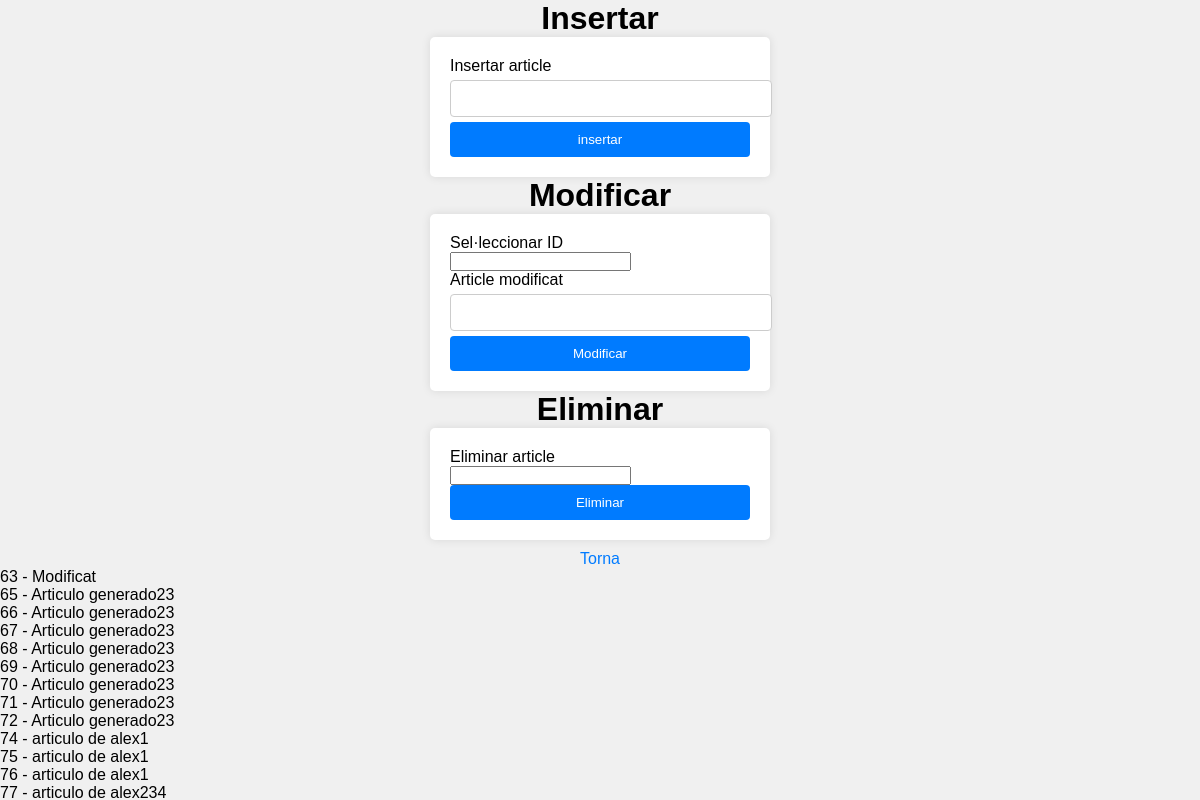
The page /Controlador/insertar.php (signed in) on the database its author committed.
### tables this page shows
CREATE TABLE IF NOT EXISTS `articles` (
  `id` int(11) NOT NULL AUTO_INCREMENT,
  `article` text DEFAULT NULL,
  `usuari_id` int(11) DEFAULT NULL,
  PRIMARY KEY (`id`),
  KEY `articles_ibfk_1` (`usuari_id`)
);

### Controlador/insertar.php (called while the page is built, shortened)
<?php
include '../Vista/inserirvista.php';
require '../Model/mainfunction.php';
try {
    $usuari = $_SESSION['usuari'];
    $usuari_id = usuari($usuari);
    seleccionarArticles($usuari_id);
    }catch (Exception $e) {
        echo "Error:" .  $e->getMessage();
    }
?>

### Model/mainfunction.php (the view, shortened to what this page needs)
<?php
function connexio(){
    $dbname = 'pt05_benito_martinez';
    $username = 'root';
    $password = '';
    $connexio = new PDO("mysql:host=localhost;dbname=$dbname", $username, $password);
    return $connexio;
}
function usuari($usuari){
    $usuari_id = "";
    $connexio = connexio();
    $statement = $connexio->prepare("SELECT usuari_id FROM usuaris WHERE usuari = ?");
    $statement->bindParam(1,$usuari);
    $statement->execute();
    while ($row = $statement->fetch(PDO::FETCH_ASSOC)) {
        $usuari_id = $row["usuari_id"];
    }
    return $usuari_id;
}
function seleccionarArticles($usuari_id){
    $connexio = connexio();
    $statement = $connexio->prepare("SELECT * FROM articles WHERE usuari_id = ?");
    $statement->bindParam(1,$usuari_id);
    $statement->execute();
    echo '<section><ul>';
    while ($row = $statement->fetch(PDO::FETCH_ASSOC)) {
        echo '<li>' . $row["id"] . " - " . $row["article"] . '</li>';
    }
    echo '</ul></section>';
 }
?>

### Vista/inserirvista.php (shortened to what this page needs)
<!DOCTYPE html>
<html lang="en">
<head>
    <link rel="stylesheet" href="../Model/formulari.css">
</head>
<body>
<h1>Insertar</h1>
<form action="insertar.php" id="form" method="post">
        Insertar article <br>
        <input type="text"  id="article" name="article"><br>
        <input type="submit" value="insertar">
        </form>
        <h1>Modificar</h1>
        <form action="modificado.php" id="form" method="post">
        Sel·leccionar ID<br><input type="number"  id="id_vell" name="id_vell"><br>
        Article modificat<br><input type="text"  id="article_nou" name="article_nou"><br>
        <input type="submit" value="Modificar">
        </form>
        <h1>Eliminar</h1>
        <form action="esborrar.php" id="form" method="post">
        Eliminar article<br>
        <input type="number"  id="id" name="id"><br>
        <input type="submit" value="Eliminar">
        </form>
        <a href="../Controlador/index.logat.php">Torna</a>
</body>
</html>

### Model/formulari.css (style rules this page uses)
* { margin: 0; padding: 0; }
body { background-color: #f0f0f0; font-family: Arial, sans-serif; }
form { width: 300px; margin: 0 auto; background-color: #fff; padding: 20px; border-radius: 5px; box-shadow: 0 0 10px rgba(0, 0, 0, 0.1); }
h1 { text-align: center; }
input[type="text"] { width: 100%; padding: 10px; margin: 5px 0; border: 1px solid #ccc; border-radius: 4px; }
input[type="submit"] { width: 100%; padding: 10px; background-color: #007bff; color: #fff; border: none; border-radius: 4px; cursor: pointer; }
a { display: block; text-align: center; text-decoration: none; margin-top: 10px; color: #007bff; }

### rows shown on the page
articles: id "63", article "Modificat"
articles: id "65", article "Articulo generado23"
articles: id "66", article "Articulo generado23"
articles: id "67", article "Articulo generado23"
articles: id "68", article "Articulo generado23"
articles: id "69", article "Articulo generado23"
articles: id "70", article "Articulo generado23"
articles: id "71", article "Articulo generado23"
articles: id "72", article "Articulo generado23"
articles: id "74", article "articulo de alex1"
articles: id "75", article "articulo de alex1"
articles: id "76", article "articulo de alex1"
articles: id "77", article "articulo de alex234"
